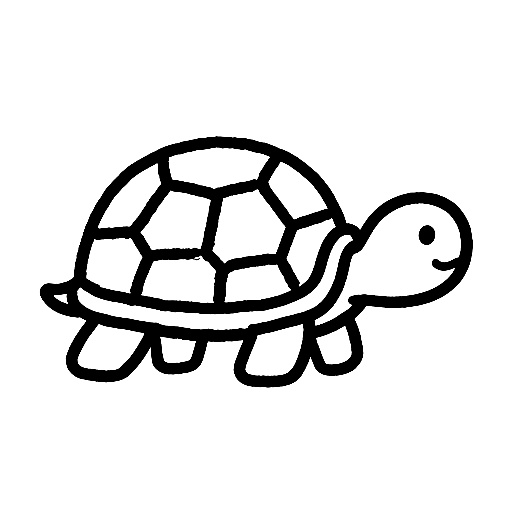
#> input picture quwei/images/乌龟.jpg, 512 x 512 px; its folder holds only this picture in this run
$ python -i quwei_core.py   (imports and definitions only)
#> lines starting #> are read from the running program, lines starting #| are printed output that depends on the picture
# quwei/quwei_core.py — 趣味模块核心：简笔画 / 迷宫运笔 / 数独 / 幻方
# 统一输出黑白可打印 A4 PDF（题目页 + 答案页），文件保存到项目根目录，命名唯一化。
import os
import random
import datetime

from constants import BASE_DIR

try:
    from reportlab.lib.pagesizes import A4
    from reportlab.lib.units import mm, cm
except Exception:  # 缺 reportlab 时延迟报错，不阻塞 import
    A4 = mm = cm = None


# ══════════════════════════════════════════════════════════
#  公共工具
# ══════════════════════════════════════════════════════════

# [47 lines left out: functions _unique_path, _register_cn, _import_reportlab, _draw_page_footer, not called in this run]


# ── A4 四宫格版式：整页按纵横对称四等分，虚线框显示，内容居中 ──
PAGE_MARGIN_MM = 12  # 统一页边距，保证四宫格对页心对称


# [11 lines left out: function _quadrant_boxes, not called in this run]


# ══════════════════════════════════════════════════════════
#  一、简笔画（图片驱动：quwei/images/ 目录，文件名即图案名）
# ══════════════════════════════════════════════════════════

IMAGES_DIR = os.path.join(os.path.dirname(os.path.abspath(__file__)), "images")


# [11 lines left out: function _scan_images, not called in this run]


_APP_DATA_PATH = os.path.join(os.path.dirname(os.path.abspath(__file__)), "app_data.json")


# [8 lines left out: function _load_app_data, not called in this run]


def get_jianbihua_categories():
    """分类单选框选项（全部/基础图形/动物/食物/交通建筑/花草物品）。"""
    return list(_load_app_data()["drawing_category_map"].keys())


# ───── 参考实现移植（来源：小学生快乐神器9.7 pdf_generator 反编译还原） ─────
_image_cache = {}


# [30 lines left out: functions load_pil_font, register_pdf_fonts, not called in this run]


def load_original_image(img_path, target_size=400):
    """加载原图：白底化 → 按内容裁边 → 等比缩放到 target_size 内（带缓存）。"""
#> called with img_path = 'images/乌龟.jpg', target_size = 400
    from PIL import Image, ImageOps
    cache_key = (img_path, target_size)
    if cache_key in _image_cache:
        return _image_cache[cache_key].copy()
    img = Image.open(img_path).convert('RGBA')
    white_bg = Image.new('RGBA', img.size, (255, 255, 255, 255))
#> white_bg: PIL image 512x512 RGBA; every value is 255
    white_bg.paste(img, mask=img.split()[3])
    img = white_bg.convert('RGB')
#> img: PIL image 512x512 RGB
    bbox = ImageOps.invert(img.convert('L')).getbbox()
#> bbox = (32, 136, 480, 392)
    if bbox:
        padding = 10
        bbox = (max(0, bbox[0] - padding), max(0, bbox[1] - padding),
                min(img.size[0], bbox[2] + padding), min(img.size[1], bbox[3] + padding))
#> bbox = (22, 126, 490, 402)
        img = img.crop(bbox)
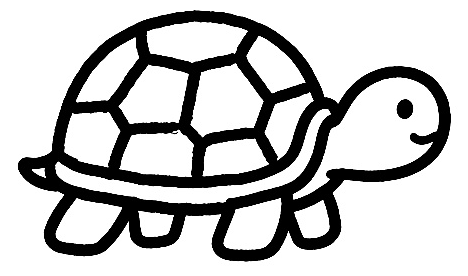
#> img: PIL image 468x276 RGB; min 0, max 255, mean 194
    max_dim = max(img.size)
#> max_dim = 468
    if max_dim > target_size:
        ratio = target_size / max_dim
#> ratio = 0.855
        new_size = (int(img.size[0] * ratio), int(img.size[1] * ratio))
#> new_size = (400, 235)
        img = img.resize(new_size, Image.LANCZOS)
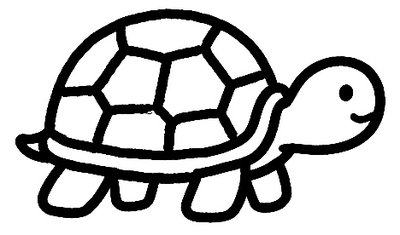
#> img: PIL image 400x235 RGB; min 0, max 255, mean 194.1
    _image_cache[cache_key] = img.copy()
    return img


# [242 lines left out: functions create_tracing_image, generate_pdf_tracing, generate_pdf_compare, get_jianbihua_filtered, export_jianbihua, not called in this run]


# ══════════════════════════════════════════════════════════
#  二、迷宫运笔（算法与版式移植自原版 core_maze_pdf.py）
# ══════════════════════════════════════════════════════════

# 难度 → 迷宫逻辑尺寸候选（原版：简单/中等/困难；史诗为扩展档）
_MAZE_DIFF_SIZES = {
    "简单": [(3, 3), (3, 4), (4, 4)],
    "中等": [(5, 5), (5, 6), (6, 6)],
    "困难": [(6, 6), (7, 7), (8, 8)],
    "史诗": [(9, 9), (10, 10), (12, 12)],
}


# [250 lines left out: functions _generate_maze, _maze_solution_path, _draw_arrow_head, _draw_maze_pdf, _maze_render, export_migong and 2 more, not called in this run]

# ══════════════════════════════════════════════════════════
#  三、数独（生成引擎与版式移植自原版 core_sudoku.py / core_sudoku_pdf.py）
# ══════════════════════════════════════════════════════════

_SUDOKU_SHAPE = {"4×4": (4, 2, 2), "6×6": (6, 2, 3), "9×9": (9, 3, 3)}
# 各规格难度对应提示数（原版 初级/中级/高级/专家 → 简单/中等/困难/专家）
_SUDOKU_CLUES = {
    "4×4": {"简单": 10, "中等": 8, "困难": 6, "专家": 5},
    "6×6": {"简单": 22, "中等": 18, "困难": 15, "专家": 12},
    "9×9": {"简单": 40, "中等": 34, "困难": 30, "专家": 26},
}


# [259 lines left out: functions _sudoku_is_safe, _sudoku_fill, _sudoku_count_solutions, _sudoku_dig_holes, _sudoku_generate_puzzle, _draw_sudoku_grid and 4 more, not called in this run]


# ══════════════════════════════════════════════════════════
#  四、幻方（生成引擎与版式移植自原版 core_magic_square.py / core_magic_square_pdf.py）
# ══════════════════════════════════════════════════════════

_HUANFANG_ORDER = {"3阶": 3, "4阶": 4, "5阶": 5}

# 原版基准幻方（3/4 阶固定解，随机旋转/翻转得到变体）
_MS_BASE = {
    3: [[8, 1, 6],
        [3, 5, 7],
        [4, 9, 2]],
    4: [[16, 3, 2, 13],
        [5, 10, 11, 8],
        [9, 6, 7, 12],
        [4, 15, 14, 1]],
}


def _ms_rotate90(m):
    N = len(m)
    return [[m[N - 1 - j][i] for j in range(N)] for i in range(N)]


def _ms_reflect_v(m):
    N = len(m)
    return [[m[N - 1 - i][j] for j in range(N)] for i in range(N)]


def _ms_reflect_h(m):
    N = len(m)
    return [[m[i][N - 1 - j] for j in range(N)] for i in range(N)]


# [167 lines left out: functions _ms_transform, _ms_siamese, _huanfang_generate_puzzle, _draw_huanfang_grid, _huanfang_render, export_huanfang and 2 more, not called in this run]

>>> result = load_original_image('images/乌龟.jpg')

$ run again, on quwei/images/云朵.jpg
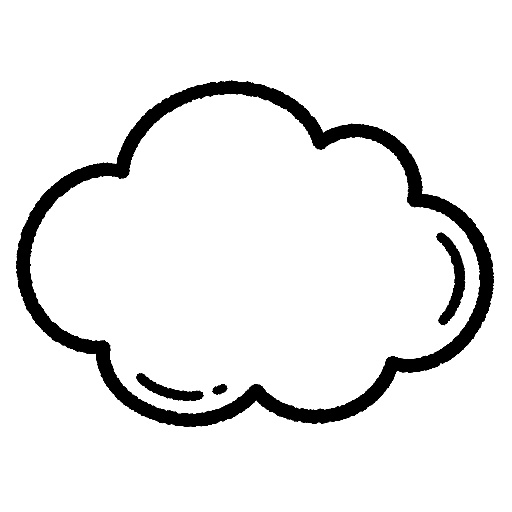
#> input picture quwei/images/云朵.jpg, 512 x 512 px
#> white_bg: PIL image 512x512 RGBA; every value is 255
#> in load_original_image, `bbox = ImageOps.invert(img.convert('L')).getbbox()`: bbox = (16, 80, 496, 432)
#> in load_original_image, `bbox = (max(0, bbox[0] - padding), max(0, bbox[1] - padding), min(img...`: bbox = (6, 70, 506, 442)
#> in load_original_image, `img = img.crop(bbox)`:
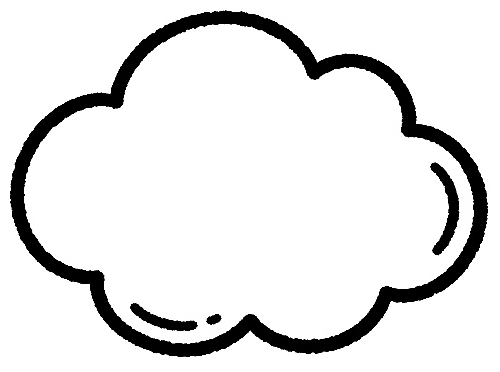
#> img: PIL image 500x372 RGB; min 0, max 255, mean 227.8
#> in load_original_image, `img = img.resize(new_size, Image.LANCZOS)`:
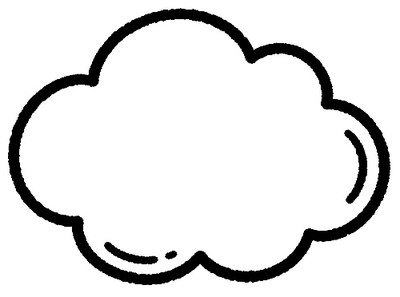
#> img: PIL image 400x297 RGB; min 0, max 255, mean 227.8

$ run again, on quwei/images/企鹅.jpg
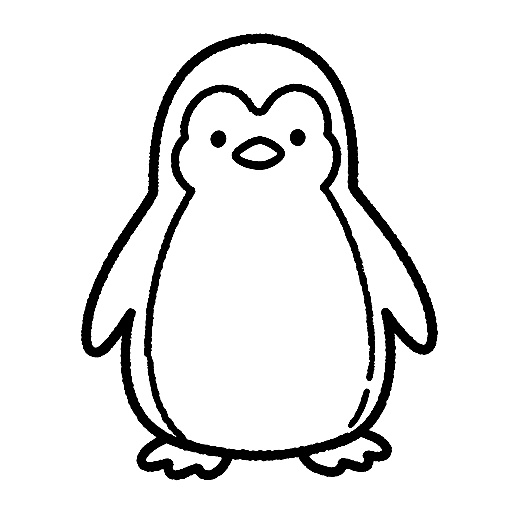
#> input picture quwei/images/企鹅.jpg, 512 x 512 px
#> white_bg: PIL image 512x512 RGBA; every value is 255
#> in load_original_image, `bbox = ImageOps.invert(img.convert('L')).getbbox()`: bbox = (80, 32, 440, 488)
#> in load_original_image, `bbox = (max(0, bbox[0] - padding), max(0, bbox[1] - padding), min(img...`: bbox = (70, 22, 450, 498)
#> in load_original_image, `img = img.crop(bbox)`:
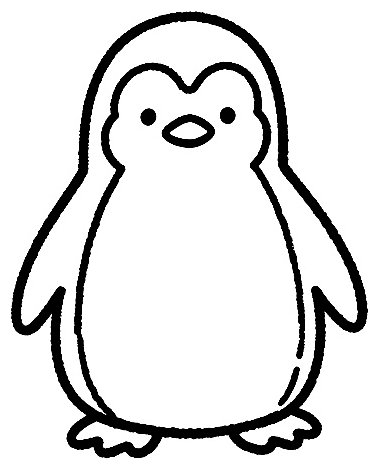
#> img: PIL image 380x476 RGB; min 0, max 255, mean 222
#> in load_original_image, `img = img.resize(new_size, Image.LANCZOS)`:
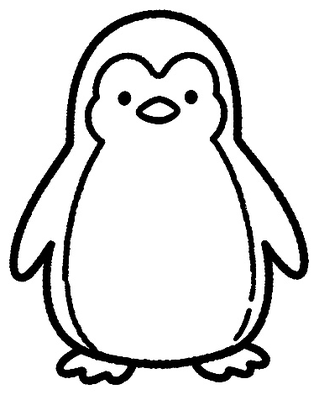
#> img: PIL image 319x400 RGB; min 0, max 255, mean 222
